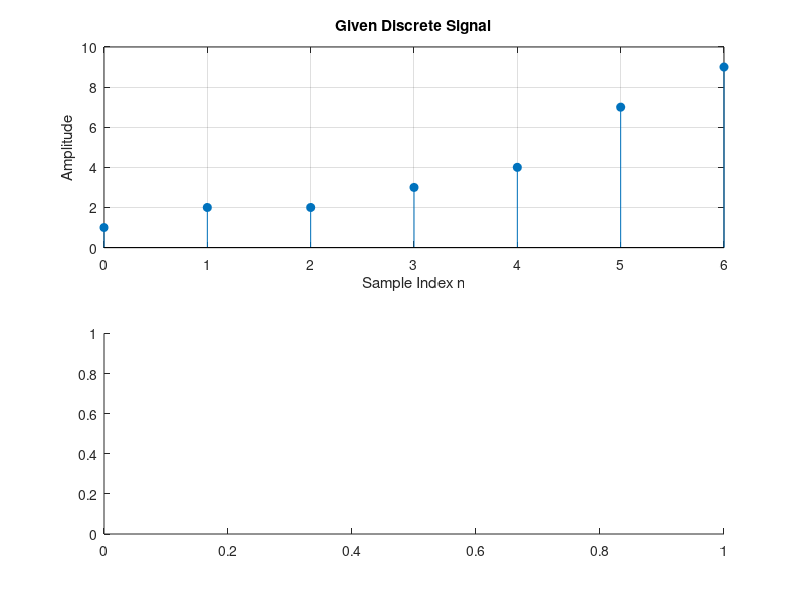

This figure's MATLAB source: (Note: this script raises an error after producing the figure.)
clc;
clear;
close all;

% Given discrete signal
x = [1 2 2 3 4 7 9];

% Number of samples
N = length(x);

%% MATLAB built-in calculations

mean_builtin = mean(x);

% Use population normalization: divide by N
variance_builtin = var(x, 1);
std_builtin = std(x, 1);

% Flag 1 uses moment-based population formulas
skewness_builtin = skewness(x, 1);
kurtosis_builtin = kurtosis(x, 1);

%% Manual calculations

% Mean
mean_manual = sum(x) / N;

% Difference from mean
deviation = x - mean_manual;

% Population variance
variance_manual = sum(deviation.^2) / N;

% Population standard deviation
std_manual = sqrt(variance_manual);

% Manual skewness
skewness_manual = ...
    sum(deviation.^3) / (N * std_manual^3);

% Manual kurtosis
kurtosis_manual = ...
    sum(deviation.^4) / (N * std_manual^4);

%% Display results

fprintf('STATISTICAL MEASURES\n');
fprintf('-------------------------------\n');

fprintf('Mean using built-in      = %.6f\n', mean_builtin);
fprintf('Mean using manual formula = %.6f\n\n', mean_manual);

fprintf('Variance using built-in      = %.6f\n', variance_builtin);
fprintf('Variance using manual formula = %.6f\n\n', variance_manual);

fprintf('Standard deviation built-in      = %.6f\n', std_builtin);
fprintf('Standard deviation manual formula = %.6f\n\n', std_manual);

fprintf('Skewness using built-in      = %.6f\n', skewness_builtin);
fprintf('Skewness using manual formula = %.6f\n\n', skewness_manual);

fprintf('Kurtosis using built-in      = %.6f\n', kurtosis_builtin);
fprintf('Kurtosis using manual formula = %.6f\n', kurtosis_manual);

%% Plot the signal

figure;

subplot(2,1,1);
stem(0:N-1, x, 'filled');
title('Given Discrete Signal');
xlabel('Sample Index n');
ylabel('Amplitude');
grid on;

subplot(2,1,2);
bar({'Mean', 'Variance', 'Std', 'Skewness', 'Kurtosis'}, ...
    [mean_builtin, variance_builtin, std_builtin, ...
    skewness_builtin, kurtosis_builtin]);

title('Statistical Measures of the Signal');
ylabel('Value');
grid on;

drawnow;
